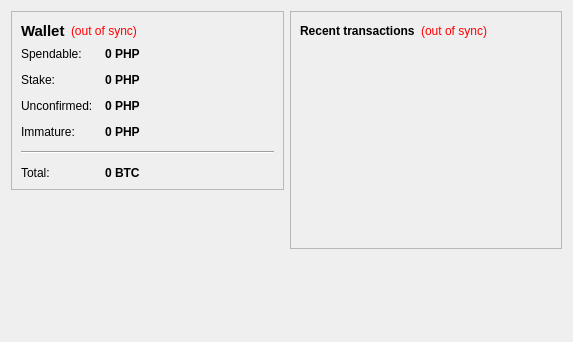
<?xml version="1.0" encoding="UTF-8"?>
<ui version="4.0">
 <class>OverviewPage</class>
 <widget class="QWidget" name="OverviewPage">
  <property name="geometry">
   <rect>
    <x>0</x>
    <y>0</y>
    <width>573</width>
    <height>342</height>
   </rect>
  </property>
  <property name="windowTitle">
   <string>Form</string>
  </property>
  <layout class="QHBoxLayout" name="horizontalLayout" stretch="1,1">
   <item>
    <layout class="QVBoxLayout" name="verticalLayout_2">
     <item>
      <widget class="QFrame" name="frame">
       <property name="frameShape">
        <enum>QFrame::StyledPanel</enum>
       </property>
       <property name="frameShadow">
        <enum>QFrame::Raised</enum>
       </property>
       <layout class="QVBoxLayout" name="verticalLayout_4">
        <item>
         <layout class="QHBoxLayout" name="horizontalLayout_4">
          <item>
           <widget class="QLabel" name="label_5">
            <property name="font">
             <font>
              <pointsize>11</pointsize>
              <weight>75</weight>
              <bold>true</bold>
             </font>
            </property>
            <property name="text">
             <string>Wallet</string>
            </property>
           </widget>
          </item>
          <item>
           <widget class="QLabel" name="labelWalletStatus">
            <property name="toolTip">
             <string>The displayed information may be out of date. Your wallet automatically synchronizes with the PHP network after a connection is established, but this process has not completed yet.</string>
            </property>
            <property name="styleSheet">
             <string notr="true">QLabel { color: red; }</string>
            </property>
            <property name="text">
             <string notr="true">(out of sync)</string>
            </property>
            <property name="alignment">
             <set>Qt::AlignLeading|Qt::AlignLeft|Qt::AlignVCenter</set>
            </property>
           </widget>
          </item>
          <item>
           <spacer name="horizontalSpacer_2">
            <property name="orientation">
             <enum>Qt::Horizontal</enum>
            </property>
            <property name="sizeHint" stdset="0">
             <size>
              <width>40</width>
              <height>20</height>
             </size>
            </property>
           </spacer>
          </item>
         </layout>
        </item>
        <item>
         <layout class="QFormLayout" name="formLayout_2">
          <property name="fieldGrowthPolicy">
           <enum>QFormLayout::AllNonFixedFieldsGrow</enum>
          </property>
          <property name="horizontalSpacing">
           <number>12</number>
          </property>
          <property name="verticalSpacing">
           <number>12</number>
          </property>
          <item row="0" column="0">
           <widget class="QLabel" name="label">
            <property name="text">
             <string>Spendable:</string>
            </property>
           </widget>
          </item>
          <item row="0" column="1">
           <widget class="QLabel" name="labelBalance">
            <property name="font">
             <font>
              <weight>75</weight>
              <bold>true</bold>
             </font>
            </property>
            <property name="cursor">
             <cursorShape>IBeamCursor</cursorShape>
            </property>
            <property name="toolTip">
             <string>Your current spendable balance</string>
            </property>
            <property name="text">
             <string notr="true">0 PHP</string>
            </property>
            <property name="textInteractionFlags">
             <set>Qt::LinksAccessibleByMouse|Qt::TextSelectableByKeyboard|Qt::TextSelectableByMouse</set>
            </property>
           </widget>
          </item>
          <item row="1" column="0">
           <widget class="QLabel" name="label_6">
            <property name="text">
             <string>Stake:</string>
            </property>
           </widget>
          </item>
          <item row="1" column="1">
           <widget class="QLabel" name="labelStake">
            <property name="font">
             <font>
              <weight>75</weight>
              <bold>true</bold>
             </font>
            </property>
            <property name="cursor">
             <cursorShape>IBeamCursor</cursorShape>
            </property>
            <property name="toolTip">
             <string>Total of coins that was staked, and do not yet count toward the current balance</string>
            </property>
            <property name="text">
             <string notr="true">0 PHP</string>
            </property>
            <property name="textInteractionFlags">
             <set>Qt::LinksAccessibleByMouse|Qt::TextSelectableByKeyboard|Qt::TextSelectableByMouse</set>
            </property>
           </widget>
          </item>
          <item row="2" column="0">
           <widget class="QLabel" name="label_3">
            <property name="text">
             <string>Unconfirmed:</string>
            </property>
           </widget>
          </item>
          <item row="2" column="1">
           <widget class="QLabel" name="labelUnconfirmed">
            <property name="font">
             <font>
              <weight>75</weight>
              <bold>true</bold>
             </font>
            </property>
            <property name="cursor">
             <cursorShape>IBeamCursor</cursorShape>
            </property>
            <property name="toolTip">
             <string>Total of transactions that have yet to be confirmed, and do not yet count toward the current balance</string>
            </property>
            <property name="text">
             <string notr="true">0 PHP</string>
            </property>
            <property name="textInteractionFlags">
             <set>Qt::LinksAccessibleByMouse|Qt::TextSelectableByKeyboard|Qt::TextSelectableByMouse</set>
            </property>
           </widget>
          </item>
          <item row="3" column="0">
           <widget class="QLabel" name="labelImmatureText">
            <property name="text">
             <string>Immature:</string>
            </property>
           </widget>
          </item>
          <item row="3" column="1">
           <widget class="QLabel" name="labelImmature">
            <property name="font">
             <font>
              <weight>75</weight>
              <bold>true</bold>
             </font>
            </property>
            <property name="toolTip">
             <string>Mined balance that has not yet matured</string>
            </property>
            <property name="text">
             <string notr="true">0 PHP</string>
            </property>
            <property name="textInteractionFlags">
             <set>Qt::LinksAccessibleByMouse|Qt::TextSelectableByKeyboard|Qt::TextSelectableByMouse</set>
            </property>
           </widget>
          </item>
          <item row="4" column="0" colspan="2">
           <widget class="Line" name="line">
            <property name="orientation">
             <enum>Qt::Horizontal</enum>
            </property>
           </widget>
          </item>
          <item row="5" column="0">
           <widget class="QLabel" name="labelTotalText">
            <property name="text">
             <string>Total:</string>
            </property>
           </widget>
          </item>
          <item row="5" column="1">
           <widget class="QLabel" name="labelTotal">
            <property name="font">
             <font>
              <weight>75</weight>
              <bold>true</bold>
             </font>
            </property>
            <property name="cursor">
             <cursorShape>IBeamCursor</cursorShape>
            </property>
            <property name="toolTip">
             <string>Your current total balance</string>
            </property>
            <property name="text">
             <string notr="true">0 BTC</string>
            </property>
            <property name="textInteractionFlags">
             <set>Qt::LinksAccessibleByMouse|Qt::TextSelectableByKeyboard|Qt::TextSelectableByMouse</set>
            </property>
           </widget>
          </item>
         </layout>
        </item>
       </layout>
      </widget>
     </item>
     <item>
      <spacer name="verticalSpacer">
       <property name="orientation">
        <enum>Qt::Vertical</enum>
       </property>
       <property name="sizeHint" stdset="0">
        <size>
         <width>20</width>
         <height>40</height>
        </size>
       </property>
      </spacer>
     </item>
    </layout>
   </item>
   <item>
    <layout class="QVBoxLayout" name="verticalLayout_3">
     <item>
      <widget class="QFrame" name="frame_2">
       <property name="frameShape">
        <enum>QFrame::StyledPanel</enum>
       </property>
       <property name="frameShadow">
        <enum>QFrame::Raised</enum>
       </property>
       <layout class="QVBoxLayout" name="verticalLayout">
        <item>
         <layout class="QHBoxLayout" name="horizontalLayout_2">
          <item>
           <widget class="QLabel" name="label_4">
            <property name="text">
             <string>&lt;b&gt;Recent transactions&lt;/b&gt;</string>
            </property>
           </widget>
          </item>
          <item>
           <widget class="QLabel" name="labelTransactionsStatus">
            <property name="toolTip">
             <string>The displayed information may be out of date. Your wallet automatically synchronizes with the PHP network after a connection is established, but this process has not completed yet.</string>
            </property>
            <property name="styleSheet">
             <string notr="true">QLabel { color: red; }</string>
            </property>
            <property name="text">
             <string notr="true">(out of sync)</string>
            </property>
            <property name="alignment">
             <set>Qt::AlignRight|Qt::AlignTrailing|Qt::AlignVCenter</set>
            </property>
           </widget>
          </item>
          <item>
           <spacer name="horizontalSpacer">
            <property name="orientation">
             <enum>Qt::Horizontal</enum>
            </property>
            <property name="sizeHint" stdset="0">
             <size>
              <width>40</width>
              <height>20</height>
             </size>
            </property>
           </spacer>
          </item>
         </layout>
        </item>
        <item>
         <widget class="QListView" name="listTransactions">
          <property name="styleSheet">
           <string notr="true">QListView { background: transparent; }</string>
          </property>
          <property name="frameShape">
           <enum>QFrame::NoFrame</enum>
          </property>
          <property name="verticalScrollBarPolicy">
           <enum>Qt::ScrollBarAlwaysOff</enum>
          </property>
          <property name="horizontalScrollBarPolicy">
           <enum>Qt::ScrollBarAlwaysOff</enum>
          </property>
          <property name="selectionMode">
           <enum>QAbstractItemView::NoSelection</enum>
          </property>
         </widget>
        </item>
       </layout>
      </widget>
     </item>
     <item>
      <spacer name="verticalSpacer_2">
       <property name="orientation">
        <enum>Qt::Vertical</enum>
       </property>
       <property name="sizeHint" stdset="0">
        <size>
         <width>20</width>
         <height>40</height>
        </size>
       </property>
      </spacer>
     </item>
    </layout>
   </item>
  </layout>
 </widget>
 <resources/>
 <connections/>
</ui>
